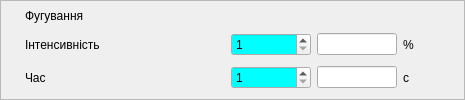
     <widget class="QFrame" name="f_4">
      <property name="frameShape">
       <enum>QFrame::StyledPanel</enum>
      </property>
      <property name="frameShadow">
       <enum>QFrame::Raised</enum>
      </property>
      <layout class="QGridLayout" name="gridLayout_3">
       <property name="margin">
        <number>4</number>
       </property>
       <property name="spacing">
        <number>-1</number>
       </property>
       <item row="0" column="0">
        <widget class="QCheckBox" name="cb_fug">
         <property name="styleSheet">
          <string notr="true">QCheckBox{
min-width: 14px;
min-height: 14px;
max-width: 14px;
max-height: 14px;
}
QCheckBox:checked
{
	
	image: url(:/butons/pict/bool_green_true_48x48.png);
}

QCheckBox:unchecked
{
	
	image: url(:/butons/pict/bool_green_false_48x48.png);
	
}

QCheckBox:indicator
{
	background: rgba(0, 0, 0, 0);
	height: 14px;
	width: 14px;
}
</string>
         </property>
         <property name="text">
          <string>CheckBox</string>
         </property>
        </widget>
       </item>
       <item row="0" column="1" colspan="5">
        <widget class="QLabel" name="label_10">
         <property name="text">
          <string>Фугування</string>
         </property>
        </widget>
       </item>
       <item row="1" column="3">
        <widget class="QLineEdit" name="Fott">
         <property name="minimumSize">
          <size>
           <width>0</width>
           <height>0</height>
          </size>
         </property>
         <property name="maximumSize">
          <size>
           <width>80</width>
           <height>16777215</height>
          </size>
         </property>
         <property name="toolTip">
          <string>Фактичне значення інтенсивності відходу патоки</string>
         </property>
         <property name="readOnly">
          <bool>true</bool>
         </property>
        </widget>
       </item>
       <item row="1" column="4">
        <widget class="QLabel" name="label_11">
         <property name="text">
          <string>%</string>
         </property>
        </widget>
       </item>
       <item row="1" column="5" rowspan="2">
        <spacer name="horizontalSpacer_3">
         <property name="orientation">
          <enum>Qt::Horizontal</enum>
         </property>
         <property name="sizeHint" stdset="0">
          <size>
           <width>40</width>
           <height>20</height>
          </size>
         </property>
        </spacer>
       </item>
       <item row="1" column="1">
        <widget class="QLabel" name="label_12">
         <property name="minimumSize">
          <size>
           <width>200</width>
           <height>0</height>
          </size>
         </property>
         <property name="text">
          <string>Інтенсивність</string>
         </property>
        </widget>
       </item>
       <item row="2" column="3">
        <widget class="QLineEdit" name="T_fug">
         <property name="minimumSize">
          <size>
           <width>0</width>
           <height>0</height>
          </size>
         </property>
         <property name="maximumSize">
          <size>
           <width>80</width>
           <height>16777215</height>
          </size>
         </property>
         <property name="toolTip">
          <string>Фактичний час фугування</string>
         </property>
         <property name="readOnly">
          <bool>true</bool>
         </property>
        </widget>
       </item>
       <item row="2" column="4">
        <widget class="QLabel" name="label_13">
         <property name="text">
          <string>с</string>
         </property>
        </widget>
       </item>
       <item row="2" column="1">
        <widget class="QLabel" name="label_14">
         <property name="minimumSize">
          <size>
           <width>200</width>
           <height>0</height>
          </size>
         </property>
         <property name="text">
          <string>Час</string>
         </property>
        </widget>
       </item>
       <item row="1" column="2">
        <widget class="QSpinBox" name="Fott_zd">
         <property name="minimumSize">
          <size>
           <width>80</width>
           <height>0</height>
          </size>
         </property>
         <property name="palette">
          <palette>
           <active>
            <colorrole role="Base">
             <brush brushstyle="SolidPattern">
              <color alpha="255">
               <red>0</red>
               <green>255</green>
               <blue>255</blue>
              </color>
             </brush>
            </colorrole>
           </active>
           <inactive>
            <colorrole role="Base">
             <brush brushstyle="SolidPattern">
              <color alpha="255">
               <red>0</red>
               <green>255</green>
               <blue>255</blue>
              </color>
             </brush>
            </colorrole>
           </inactive>
           <disabled>
            <colorrole role="Base">
             <brush brushstyle="SolidPattern">
              <color alpha="255">
               <red>244</red>
               <green>244</green>
               <blue>244</blue>
              </color>
             </brush>
            </colorrole>
           </disabled>
          </palette>
         </property>
         <property name="toolTip">
          <string>Задане значення інтенсивності відходу патоки для переходу до промивки цукру</string>
         </property>
         <property name="minimum">
          <number>1</number>
         </property>
         <property name="maximum">
          <number>50</number>
         </property>
        </widget>
       </item>
       <item row="2" column="2">
        <widget class="QSpinBox" name="T_fug_zd">
         <property name="minimumSize">
          <size>
           <width>80</width>
           <height>0</height>
          </size>
         </property>
         <property name="palette">
          <palette>
           <active>
            <colorrole role="Base">
             <brush brushstyle="SolidPattern">
              <color alpha="255">
               <red>0</red>
               <green>255</green>
               <blue>255</blue>
              </color>
             </brush>
            </colorrole>
           </active>
           <inactive>
            <colorrole role="Base">
             <brush brushstyle="SolidPattern">
              <color alpha="255">
               <red>0</red>
               <green>255</green>
               <blue>255</blue>
              </color>
             </brush>
            </colorrole>
           </inactive>
           <disabled>
            <colorrole role="Base">
             <brush brushstyle="SolidPattern">
              <color alpha="255">
               <red>244</red>
               <green>244</green>
               <blue>244</blue>
              </color>
             </brush>
            </colorrole>
           </disabled>
          </palette>
         </property>
         <property name="toolTip">
          <string>Заданий час фугування</string>
         </property>
         <property name="minimum">
          <number>1</number>
         </property>
         <property name="maximum">
          <number>200</number>
         </property>
        </widget>
       </item>
      </layout>
     </widget>
